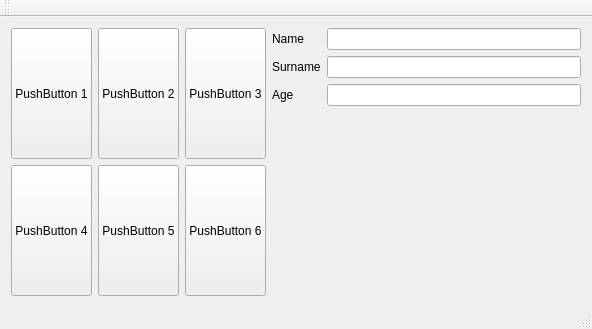
<?xml version="1.0" encoding="UTF-8"?>
<ui version="4.0">
 <class>MainWindow</class>
 <widget class="QMainWindow" name="MainWindow">
  <property name="geometry">
   <rect>
    <x>0</x>
    <y>0</y>
    <width>592</width>
    <height>329</height>
   </rect>
  </property>
  <property name="windowTitle">
   <string>Layouts</string>
  </property>
  <widget class="QWidget" name="centralWidget">
   <layout class="QGridLayout" name="gridLayout">
    <item row="1" column="2">
     <widget class="QPushButton" name="pushButton_6">
      <property name="sizePolicy">
       <sizepolicy hsizetype="Minimum" vsizetype="Preferred">
        <horstretch>0</horstretch>
        <verstretch>0</verstretch>
       </sizepolicy>
      </property>
      <property name="text">
       <string>PushButton 6</string>
      </property>
     </widget>
    </item>
    <item row="1" column="1">
     <widget class="QPushButton" name="pushButton_5">
      <property name="sizePolicy">
       <sizepolicy hsizetype="Minimum" vsizetype="Preferred">
        <horstretch>0</horstretch>
        <verstretch>0</verstretch>
       </sizepolicy>
      </property>
      <property name="text">
       <string>PushButton 5</string>
      </property>
     </widget>
    </item>
    <item row="0" column="0">
     <widget class="QPushButton" name="pushButton_1">
      <property name="sizePolicy">
       <sizepolicy hsizetype="Minimum" vsizetype="Preferred">
        <horstretch>0</horstretch>
        <verstretch>0</verstretch>
       </sizepolicy>
      </property>
      <property name="text">
       <string>PushButton 1</string>
      </property>
     </widget>
    </item>
    <item row="1" column="0">
     <widget class="QPushButton" name="pushButton_4">
      <property name="sizePolicy">
       <sizepolicy hsizetype="Minimum" vsizetype="Preferred">
        <horstretch>0</horstretch>
        <verstretch>0</verstretch>
       </sizepolicy>
      </property>
      <property name="text">
       <string>PushButton 4</string>
      </property>
     </widget>
    </item>
    <item row="0" column="1">
     <widget class="QPushButton" name="pushButton_2">
      <property name="sizePolicy">
       <sizepolicy hsizetype="Minimum" vsizetype="Preferred">
        <horstretch>0</horstretch>
        <verstretch>0</verstretch>
       </sizepolicy>
      </property>
      <property name="text">
       <string>PushButton 2</string>
      </property>
     </widget>
    </item>
    <item row="0" column="2">
     <widget class="QPushButton" name="pushButton_3">
      <property name="sizePolicy">
       <sizepolicy hsizetype="Minimum" vsizetype="Preferred">
        <horstretch>0</horstretch>
        <verstretch>0</verstretch>
       </sizepolicy>
      </property>
      <property name="text">
       <string>PushButton 3</string>
      </property>
     </widget>
    </item>
    <item row="0" column="3" rowspan="2">
     <layout class="QFormLayout" name="formLayout_Right">
      <item row="0" column="0">
       <widget class="QLabel" name="label_name">
        <property name="text">
         <string>Name</string>
        </property>
       </widget>
      </item>
      <item row="1" column="0">
       <widget class="QLabel" name="label_surname">
        <property name="text">
         <string>Surname</string>
        </property>
       </widget>
      </item>
      <item row="2" column="0">
       <widget class="QLabel" name="label_age">
        <property name="text">
         <string>Age</string>
        </property>
       </widget>
      </item>
      <item row="0" column="1">
       <widget class="QLineEdit" name="lineEdit_Name"/>
      </item>
      <item row="1" column="1">
       <widget class="QLineEdit" name="lineEdit_Surname"/>
      </item>
      <item row="2" column="1">
       <widget class="QLineEdit" name="lineEdit_Age"/>
      </item>
     </layout>
    </item>
   </layout>
  </widget>
  <widget class="QMenuBar" name="menuBar">
   <property name="geometry">
    <rect>
     <x>0</x>
     <y>0</y>
     <width>592</width>
     <height>22</height>
    </rect>
   </property>
  </widget>
  <widget class="QToolBar" name="mainToolBar">
   <attribute name="toolBarArea">
    <enum>TopToolBarArea</enum>
   </attribute>
   <attribute name="toolBarBreak">
    <bool>false</bool>
   </attribute>
  </widget>
  <widget class="QStatusBar" name="statusBar"/>
 </widget>
 <layoutdefault spacing="6" margin="11"/>
 <resources/>
 <connections/>
</ui>
